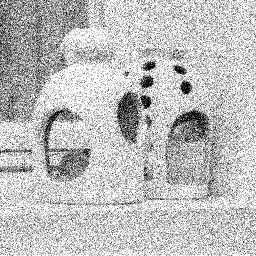
#> input picture input/ph_gauss.tif, 256 x 256 px, found by its file name
$ python 4.py
#> lines starting #> are read from the running program, lines starting #| are printed output that depends on the picture; after the words box and inside, x2 and y2 are one past the last pixel; in counts of white or black regions, pixels touching at a corner belong together
import cv2 as cv
import numpy as np

img = cv.imread("input/ph_gauss.tif")
#> img is the input picture: shape (256, 256, 3); min 0, max 255, mean 190.6

#img = cv.resize(img, (400,400))
img = cv.cvtColor(img, cv.COLOR_BGR2GRAY)
#> img: shape (256, 256)

res = np.zeros(img.shape)
rows, cols = img.shape
#> rows = 256; cols = 256


mask = np.ones((5,5)) / 25

for i in range(2, rows - 2):
    for j in range(2, cols - 2):
        #smallImg = img[i-1:i+2, j-1:j+2] # (3*3)
        smallImg = img[i-2:i+3, j-2:j+3] # (5*5)
        res[i][j]= np.sum(smallImg * mask)
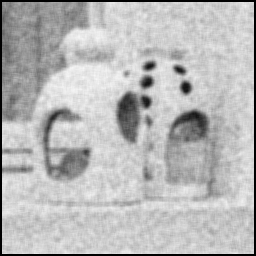
#> res: shape (256, 256) float64; min 0, max 246.9, mean 184.6

#cv.imwrite("output/lionResult.jpg", res)
cv.imshow("show", res)
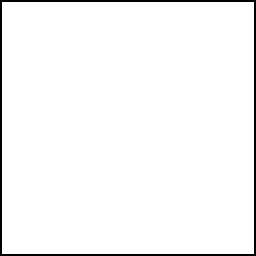
#> window 'show': shape (256, 256); 96.9% white; 1 black region, box (x1, y1, x2, y2) and area: (0, 0, 256, 256) 2032
cv.waitKey()
